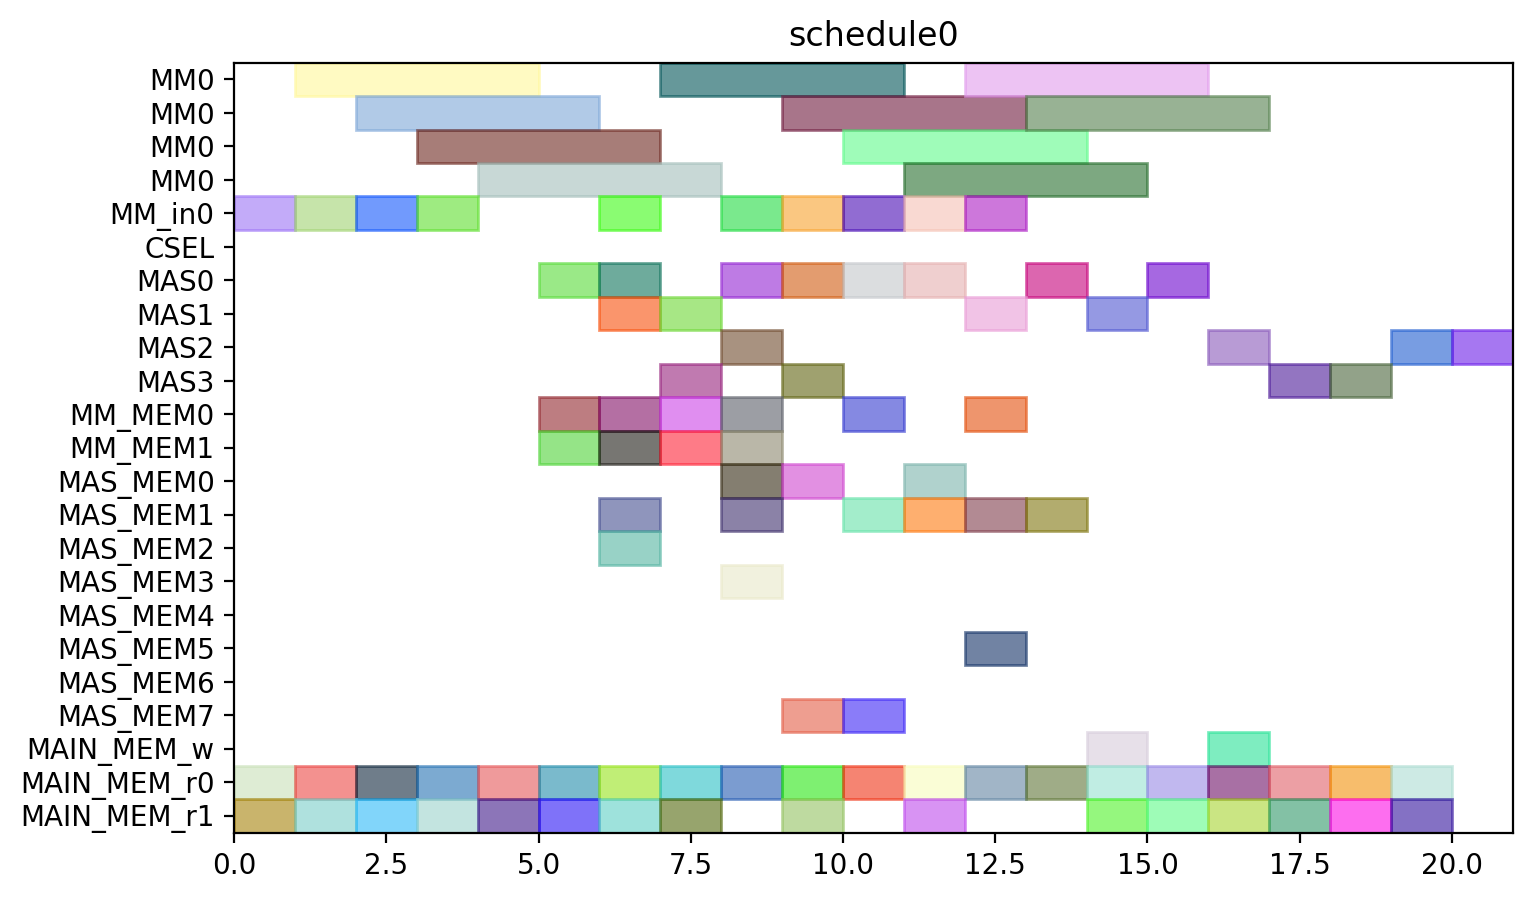

Source code (Python):
from pyschedule import Scenario, solvers, plotters, alt


def solve():
	horizon = 120
	S = Scenario("schedule0", horizon=horizon)

	# resource
	MM = S.Resources('MM', num=1, size=4)
	MM_in = S.Resources('MM_in', num=1)
	CSEL = S.Resource('CSEL')
	MAS = S.Resources('MAS', num=4, size=1, periods=range(1, horizon))
	MM_MEM = S.Resources('MM_MEM', num=2)
	MAS_MEM = S.Resources('MAS_MEM', num=8)
	MAIN_MEM_w = S.Resource('MAIN_MEM_w', size=1)
	MAIN_MEM_r = S.Resources('MAIN_MEM_r', num=2)

	# result of previous scheduling

	# new tasks
	t0_t0 = S.Task('t0_t0', length=4, delay_cost=1)
	t0_t0 += alt(MM)
	t0_t0_in = S.Task('t0_t0_in', length=1, delay_cost=1)
	t0_t0_in += alt(MM_in)
	S += t0_t0_in*MM_in[0]<=t0_t0*MM[0]
	t0_t0_mem0 = S.Task('t0_t0_mem0', length=1, delay_cost=1)
	t0_t0_mem0 += MAIN_MEM_r[0]
	S += t0_t0_mem0 <= t0_t0

	t0_t0_mem1 = S.Task('t0_t0_mem1', length=1, delay_cost=1)
	t0_t0_mem1 += MAIN_MEM_r[1]
	S += t0_t0_mem1 <= t0_t0

	t0_t1 = S.Task('t0_t1', length=4, delay_cost=1)
	t0_t1 += alt(MM)
	t0_t1_in = S.Task('t0_t1_in', length=1, delay_cost=1)
	t0_t1_in += alt(MM_in)
	S += t0_t1_in*MM_in[0]<=t0_t1*MM[0]
	t0_t1_mem0 = S.Task('t0_t1_mem0', length=1, delay_cost=1)
	t0_t1_mem0 += MAIN_MEM_r[0]
	S += t0_t1_mem0 <= t0_t1

	t0_t1_mem1 = S.Task('t0_t1_mem1', length=1, delay_cost=1)
	t0_t1_mem1 += MAIN_MEM_r[1]
	S += t0_t1_mem1 <= t0_t1

	t0_t2 = S.Task('t0_t2', length=1, delay_cost=1)
	t0_t2 += alt(MAS)
	t0_t2_mem0 = S.Task('t0_t2_mem0', length=1, delay_cost=1)
	t0_t2_mem0 += MAIN_MEM_r[0]
	S += t0_t2_mem0 <= t0_t2

	t0_t2_mem1 = S.Task('t0_t2_mem1', length=1, delay_cost=1)
	t0_t2_mem1 += MAIN_MEM_r[1]
	S += t0_t2_mem1 <= t0_t2

	t0_t3 = S.Task('t0_t3', length=1, delay_cost=1)
	t0_t3 += alt(MAS)
	t0_t3_mem0 = S.Task('t0_t3_mem0', length=1, delay_cost=1)
	t0_t3_mem0 += MAIN_MEM_r[0]
	S += t0_t3_mem0 <= t0_t3

	t0_t3_mem1 = S.Task('t0_t3_mem1', length=1, delay_cost=1)
	t0_t3_mem1 += MAIN_MEM_r[1]
	S += t0_t3_mem1 <= t0_t3

	t2_t0 = S.Task('t2_t0', length=4, delay_cost=1)
	t2_t0 += alt(MM)
	t2_t0_in = S.Task('t2_t0_in', length=1, delay_cost=1)
	t2_t0_in += alt(MM_in)
	S += t2_t0_in*MM_in[0]<=t2_t0*MM[0]
	t2_t0_mem0 = S.Task('t2_t0_mem0', length=1, delay_cost=1)
	t2_t0_mem0 += MAIN_MEM_r[0]
	S += t2_t0_mem0 <= t2_t0

	t2_t0_mem1 = S.Task('t2_t0_mem1', length=1, delay_cost=1)
	t2_t0_mem1 += MAIN_MEM_r[1]
	S += t2_t0_mem1 <= t2_t0

	t2_t1 = S.Task('t2_t1', length=4, delay_cost=1)
	t2_t1 += alt(MM)
	t2_t1_in = S.Task('t2_t1_in', length=1, delay_cost=1)
	t2_t1_in += alt(MM_in)
	S += t2_t1_in*MM_in[0]<=t2_t1*MM[0]
	t2_t1_mem0 = S.Task('t2_t1_mem0', length=1, delay_cost=1)
	t2_t1_mem0 += MAIN_MEM_r[0]
	S += t2_t1_mem0 <= t2_t1

	t2_t1_mem1 = S.Task('t2_t1_mem1', length=1, delay_cost=1)
	t2_t1_mem1 += MAIN_MEM_r[1]
	S += t2_t1_mem1 <= t2_t1

	t2_t2 = S.Task('t2_t2', length=1, delay_cost=1)
	t2_t2 += alt(MAS)
	t2_t2_mem0 = S.Task('t2_t2_mem0', length=1, delay_cost=1)
	t2_t2_mem0 += MAIN_MEM_r[0]
	S += t2_t2_mem0 <= t2_t2

	t2_t2_mem1 = S.Task('t2_t2_mem1', length=1, delay_cost=1)
	t2_t2_mem1 += MAIN_MEM_r[1]
	S += t2_t2_mem1 <= t2_t2

	t2_t3 = S.Task('t2_t3', length=1, delay_cost=1)
	t2_t3 += alt(MAS)
	t2_t3_mem0 = S.Task('t2_t3_mem0', length=1, delay_cost=1)
	t2_t3_mem0 += MAIN_MEM_r[0]
	S += t2_t3_mem0 <= t2_t3

	t2_t3_mem1 = S.Task('t2_t3_mem1', length=1, delay_cost=1)
	t2_t3_mem1 += MAIN_MEM_r[1]
	S += t2_t3_mem1 <= t2_t3

	t7_t2 = S.Task('t7_t2', length=1, delay_cost=1)
	t7_t2 += alt(MAS)
	t7_t2_mem0 = S.Task('t7_t2_mem0', length=1, delay_cost=1)
	t7_t2_mem0 += MAIN_MEM_r[0]
	S += t7_t2_mem0 <= t7_t2

	t7_t2_mem1 = S.Task('t7_t2_mem1', length=1, delay_cost=1)
	t7_t2_mem1 += MAIN_MEM_r[1]
	S += t7_t2_mem1 <= t7_t2

	t9_t2 = S.Task('t9_t2', length=1, delay_cost=1)
	t9_t2 += alt(MAS)
	t9_t2_mem0 = S.Task('t9_t2_mem0', length=1, delay_cost=1)
	t9_t2_mem0 += MAIN_MEM_r[0]
	S += t9_t2_mem0 <= t9_t2

	t9_t2_mem1 = S.Task('t9_t2_mem1', length=1, delay_cost=1)
	t9_t2_mem1 += MAIN_MEM_r[1]
	S += t9_t2_mem1 <= t9_t2

	t14_t2 = S.Task('t14_t2', length=1, delay_cost=1)
	t14_t2 += alt(MAS)
	t14_t2_mem0 = S.Task('t14_t2_mem0', length=1, delay_cost=1)
	t14_t2_mem0 += MAIN_MEM_r[0]
	S += t14_t2_mem0 <= t14_t2

	t14_t2_mem1 = S.Task('t14_t2_mem1', length=1, delay_cost=1)
	t14_t2_mem1 += MAIN_MEM_r[1]
	S += t14_t2_mem1 <= t14_t2

	new_TZ_t2 = S.Task('new_TZ_t2', length=1, delay_cost=1)
	new_TZ_t2 += alt(MAS)
	new_TZ_t2_mem0 = S.Task('new_TZ_t2_mem0', length=1, delay_cost=1)
	new_TZ_t2_mem0 += MAIN_MEM_r[0]
	S += new_TZ_t2_mem0 <= new_TZ_t2

	new_TZ_t2_mem1 = S.Task('new_TZ_t2_mem1', length=1, delay_cost=1)
	new_TZ_t2_mem1 += MAIN_MEM_r[1]
	S += new_TZ_t2_mem1 <= new_TZ_t2

	t16_t2 = S.Task('t16_t2', length=1, delay_cost=1)
	t16_t2 += alt(MAS)
	t16_t2_mem0 = S.Task('t16_t2_mem0', length=1, delay_cost=1)
	t16_t2_mem0 += MAIN_MEM_r[0]
	S += t16_t2_mem0 <= t16_t2

	t16_t2_mem1 = S.Task('t16_t2_mem1', length=1, delay_cost=1)
	t16_t2_mem1 += MAIN_MEM_r[1]
	S += t16_t2_mem1 <= t16_t2

	t17_t2 = S.Task('t17_t2', length=1, delay_cost=1)
	t17_t2 += alt(MAS)
	t17_t2_mem0 = S.Task('t17_t2_mem0', length=1, delay_cost=1)
	t17_t2_mem0 += MAIN_MEM_r[0]
	S += t17_t2_mem0 <= t17_t2

	t17_t2_mem1 = S.Task('t17_t2_mem1', length=1, delay_cost=1)
	t17_t2_mem1 += MAIN_MEM_r[1]
	S += t17_t2_mem1 <= t17_t2

	t0_t4 = S.Task('t0_t4', length=4, delay_cost=1)
	t0_t4 += alt(MM)
	t0_t4_in = S.Task('t0_t4_in', length=1, delay_cost=1)
	t0_t4_in += alt(MM_in)
	S += t0_t4_in*MM_in[0]<=t0_t4*MM[0]
	t0_t4_mem0 = S.Task('t0_t4_mem0', length=1, delay_cost=1)
	t0_t4_mem0 += alt(MAS_MEM)
	S += (t0_t2*MAS[0])-1 < t0_t4_mem0*MAS_MEM[0]
	S += (t0_t2*MAS[1])-1 < t0_t4_mem0*MAS_MEM[2]
	S += (t0_t2*MAS[2])-1 < t0_t4_mem0*MAS_MEM[4]
	S += (t0_t2*MAS[3])-1 < t0_t4_mem0*MAS_MEM[6]
	S += t0_t4_mem0 <= t0_t4

	t0_t4_mem1 = S.Task('t0_t4_mem1', length=1, delay_cost=1)
	t0_t4_mem1 += alt(MAS_MEM)
	S += (t0_t3*MAS[0])-1 < t0_t4_mem1*MAS_MEM[1]
	S += (t0_t3*MAS[1])-1 < t0_t4_mem1*MAS_MEM[3]
	S += (t0_t3*MAS[2])-1 < t0_t4_mem1*MAS_MEM[5]
	S += (t0_t3*MAS[3])-1 < t0_t4_mem1*MAS_MEM[7]
	S += t0_t4_mem1 <= t0_t4

	t00 = S.Task('t00', length=1, delay_cost=1)
	t00 += alt(MAS)
	t00_mem0 = S.Task('t00_mem0', length=1, delay_cost=1)
	t00_mem0 += alt(MM_MEM)
	S += (t0_t0*MM[0])-1 < t00_mem0*MM_MEM[0]
	S += t00_mem0 <= t00

	t00_mem1 = S.Task('t00_mem1', length=1, delay_cost=1)
	t00_mem1 += alt(MM_MEM)
	S += (t0_t1*MM[0])-1 < t00_mem1*MM_MEM[1]
	S += t00_mem1 <= t00

	t0_t5 = S.Task('t0_t5', length=1, delay_cost=1)
	t0_t5 += alt(MAS)
	t0_t5_mem0 = S.Task('t0_t5_mem0', length=1, delay_cost=1)
	t0_t5_mem0 += alt(MM_MEM)
	S += (t0_t0*MM[0])-1 < t0_t5_mem0*MM_MEM[0]
	S += t0_t5_mem0 <= t0_t5

	t0_t5_mem1 = S.Task('t0_t5_mem1', length=1, delay_cost=1)
	t0_t5_mem1 += alt(MM_MEM)
	S += (t0_t1*MM[0])-1 < t0_t5_mem1*MM_MEM[1]
	S += t0_t5_mem1 <= t0_t5

	t2_t4 = S.Task('t2_t4', length=4, delay_cost=1)
	t2_t4 += alt(MM)
	t2_t4_in = S.Task('t2_t4_in', length=1, delay_cost=1)
	t2_t4_in += alt(MM_in)
	S += t2_t4_in*MM_in[0]<=t2_t4*MM[0]
	t2_t4_mem0 = S.Task('t2_t4_mem0', length=1, delay_cost=1)
	t2_t4_mem0 += alt(MAS_MEM)
	S += (t2_t2*MAS[0])-1 < t2_t4_mem0*MAS_MEM[0]
	S += (t2_t2*MAS[1])-1 < t2_t4_mem0*MAS_MEM[2]
	S += (t2_t2*MAS[2])-1 < t2_t4_mem0*MAS_MEM[4]
	S += (t2_t2*MAS[3])-1 < t2_t4_mem0*MAS_MEM[6]
	S += t2_t4_mem0 <= t2_t4

	t2_t4_mem1 = S.Task('t2_t4_mem1', length=1, delay_cost=1)
	t2_t4_mem1 += alt(MAS_MEM)
	S += (t2_t3*MAS[0])-1 < t2_t4_mem1*MAS_MEM[1]
	S += (t2_t3*MAS[1])-1 < t2_t4_mem1*MAS_MEM[3]
	S += (t2_t3*MAS[2])-1 < t2_t4_mem1*MAS_MEM[5]
	S += (t2_t3*MAS[3])-1 < t2_t4_mem1*MAS_MEM[7]
	S += t2_t4_mem1 <= t2_t4

	t20 = S.Task('t20', length=1, delay_cost=1)
	t20 += alt(MAS)
	t20_mem0 = S.Task('t20_mem0', length=1, delay_cost=1)
	t20_mem0 += alt(MM_MEM)
	S += (t2_t0*MM[0])-1 < t20_mem0*MM_MEM[0]
	S += t20_mem0 <= t20

	t20_mem1 = S.Task('t20_mem1', length=1, delay_cost=1)
	t20_mem1 += alt(MM_MEM)
	S += (t2_t1*MM[0])-1 < t20_mem1*MM_MEM[1]
	S += t20_mem1 <= t20

	t2_t5 = S.Task('t2_t5', length=1, delay_cost=1)
	t2_t5 += alt(MAS)
	t2_t5_mem0 = S.Task('t2_t5_mem0', length=1, delay_cost=1)
	t2_t5_mem0 += alt(MM_MEM)
	S += (t2_t0*MM[0])-1 < t2_t5_mem0*MM_MEM[0]
	S += t2_t5_mem0 <= t2_t5

	t2_t5_mem1 = S.Task('t2_t5_mem1', length=1, delay_cost=1)
	t2_t5_mem1 += alt(MM_MEM)
	S += (t2_t1*MM[0])-1 < t2_t5_mem1*MM_MEM[1]
	S += t2_t5_mem1 <= t2_t5

	t01 = S.Task('t01', length=1, delay_cost=1)
	t01 += alt(MAS)
	t01_mem0 = S.Task('t01_mem0', length=1, delay_cost=1)
	t01_mem0 += alt(MM_MEM)
	S += (t0_t4*MM[0])-1 < t01_mem0*MM_MEM[0]
	S += t01_mem0 <= t01

	t01_mem1 = S.Task('t01_mem1', length=1, delay_cost=1)
	t01_mem1 += alt(MAS_MEM)
	S += (t0_t5*MAS[0])-1 < t01_mem1*MAS_MEM[1]
	S += (t0_t5*MAS[1])-1 < t01_mem1*MAS_MEM[3]
	S += (t0_t5*MAS[2])-1 < t01_mem1*MAS_MEM[5]
	S += (t0_t5*MAS[3])-1 < t01_mem1*MAS_MEM[7]
	S += t01_mem1 <= t01

	t10 = S.Task('t10', length=1, delay_cost=1)
	t10 += alt(MAS)
	t10_mem0 = S.Task('t10_mem0', length=1, delay_cost=1)
	t10_mem0 += MAIN_MEM_r[0]
	S += t10_mem0 <= t10

	t10_mem1 = S.Task('t10_mem1', length=1, delay_cost=1)
	t10_mem1 += alt(MAS_MEM)
	S += (t00*MAS[0])-1 < t10_mem1*MAS_MEM[1]
	S += (t00*MAS[1])-1 < t10_mem1*MAS_MEM[3]
	S += (t00*MAS[2])-1 < t10_mem1*MAS_MEM[5]
	S += (t00*MAS[3])-1 < t10_mem1*MAS_MEM[7]
	S += t10_mem1 <= t10

	t21 = S.Task('t21', length=1, delay_cost=1)
	t21 += alt(MAS)
	t21_mem0 = S.Task('t21_mem0', length=1, delay_cost=1)
	t21_mem0 += alt(MM_MEM)
	S += (t2_t4*MM[0])-1 < t21_mem0*MM_MEM[0]
	S += t21_mem0 <= t21

	t21_mem1 = S.Task('t21_mem1', length=1, delay_cost=1)
	t21_mem1 += alt(MAS_MEM)
	S += (t2_t5*MAS[0])-1 < t21_mem1*MAS_MEM[1]
	S += (t2_t5*MAS[1])-1 < t21_mem1*MAS_MEM[3]
	S += (t2_t5*MAS[2])-1 < t21_mem1*MAS_MEM[5]
	S += (t2_t5*MAS[3])-1 < t21_mem1*MAS_MEM[7]
	S += t21_mem1 <= t21

	t30 = S.Task('t30', length=1, delay_cost=1)
	t30 += alt(MAS)
	t30_mem0 = S.Task('t30_mem0', length=1, delay_cost=1)
	t30_mem0 += MAIN_MEM_r[0]
	S += t30_mem0 <= t30

	t30_mem1 = S.Task('t30_mem1', length=1, delay_cost=1)
	t30_mem1 += alt(MAS_MEM)
	S += (t20*MAS[0])-1 < t30_mem1*MAS_MEM[1]
	S += (t20*MAS[1])-1 < t30_mem1*MAS_MEM[3]
	S += (t20*MAS[2])-1 < t30_mem1*MAS_MEM[5]
	S += (t20*MAS[3])-1 < t30_mem1*MAS_MEM[7]
	S += t30_mem1 <= t30

	t11 = S.Task('t11', length=1, delay_cost=1)
	t11 += alt(MAS)
	t11_mem0 = S.Task('t11_mem0', length=1, delay_cost=1)
	t11_mem0 += MAIN_MEM_r[0]
	S += t11_mem0 <= t11

	t11_mem1 = S.Task('t11_mem1', length=1, delay_cost=1)
	t11_mem1 += alt(MAS_MEM)
	S += (t01*MAS[0])-1 < t11_mem1*MAS_MEM[1]
	S += (t01*MAS[1])-1 < t11_mem1*MAS_MEM[3]
	S += (t01*MAS[2])-1 < t11_mem1*MAS_MEM[5]
	S += (t01*MAS[3])-1 < t11_mem1*MAS_MEM[7]
	S += t11_mem1 <= t11

	t31 = S.Task('t31', length=1, delay_cost=1)
	t31 += alt(MAS)
	t31_mem0 = S.Task('t31_mem0', length=1, delay_cost=1)
	t31_mem0 += MAIN_MEM_r[0]
	S += t31_mem0 <= t31

	t31_mem1 = S.Task('t31_mem1', length=1, delay_cost=1)
	t31_mem1 += alt(MAS_MEM)
	S += (t21*MAS[0])-1 < t31_mem1*MAS_MEM[1]
	S += (t21*MAS[1])-1 < t31_mem1*MAS_MEM[3]
	S += (t21*MAS[2])-1 < t31_mem1*MAS_MEM[5]
	S += (t21*MAS[3])-1 < t31_mem1*MAS_MEM[7]
	S += t31_mem1 <= t31

	c010 = S.Task('c010', length=4, delay_cost=1)
	c010 += alt(MM)
	c010_in = S.Task('c010_in', length=1, delay_cost=1)
	c010_in += alt(MM_in)
	S += c010_in*MM_in[0]<=c010*MM[0]
	S += 0<c010

	c010_w = S.Task('c010_w', length=1, delay_cost=1)
	c010_w += alt(MAIN_MEM_w)
	S += c010 <= c010_w

	c010_mem0 = S.Task('c010_mem0', length=1, delay_cost=1)
	c010_mem0 += alt(MAS_MEM)
	S += (t30*MAS[0])-1 < c010_mem0*MAS_MEM[0]
	S += (t30*MAS[1])-1 < c010_mem0*MAS_MEM[2]
	S += (t30*MAS[2])-1 < c010_mem0*MAS_MEM[4]
	S += (t30*MAS[3])-1 < c010_mem0*MAS_MEM[6]
	S += c010_mem0 <= c010

	c010_mem1 = S.Task('c010_mem1', length=1, delay_cost=1)
	c010_mem1 += MAIN_MEM_r[1]
	S += c010_mem1 <= c010

	c200 = S.Task('c200', length=4, delay_cost=1)
	c200 += alt(MM)
	c200_in = S.Task('c200_in', length=1, delay_cost=1)
	c200_in += alt(MM_in)
	S += c200_in*MM_in[0]<=c200*MM[0]
	S += 0<c200

	c200_w = S.Task('c200_w', length=1, delay_cost=1)
	c200_w += alt(MAIN_MEM_w)
	S += c200 <= c200_w

	c200_mem0 = S.Task('c200_mem0', length=1, delay_cost=1)
	c200_mem0 += alt(MAS_MEM)
	S += (t10*MAS[0])-1 < c200_mem0*MAS_MEM[0]
	S += (t10*MAS[1])-1 < c200_mem0*MAS_MEM[2]
	S += (t10*MAS[2])-1 < c200_mem0*MAS_MEM[4]
	S += (t10*MAS[3])-1 < c200_mem0*MAS_MEM[6]
	S += c200_mem0 <= c200

	c200_mem1 = S.Task('c200_mem1', length=1, delay_cost=1)
	c200_mem1 += MAIN_MEM_r[1]
	S += c200_mem1 <= c200

	t16_t0 = S.Task('t16_t0', length=4, delay_cost=1)
	t16_t0 += alt(MM)
	t16_t0_in = S.Task('t16_t0_in', length=1, delay_cost=1)
	t16_t0_in += alt(MM_in)
	S += t16_t0_in*MM_in[0]<=t16_t0*MM[0]
	t16_t0_mem0 = S.Task('t16_t0_mem0', length=1, delay_cost=1)
	t16_t0_mem0 += MAIN_MEM_r[0]
	S += t16_t0_mem0 <= t16_t0

	t16_t0_mem1 = S.Task('t16_t0_mem1', length=1, delay_cost=1)
	t16_t0_mem1 += alt(MAS_MEM)
	S += (t30*MAS[0])-1 < t16_t0_mem1*MAS_MEM[1]
	S += (t30*MAS[1])-1 < t16_t0_mem1*MAS_MEM[3]
	S += (t30*MAS[2])-1 < t16_t0_mem1*MAS_MEM[5]
	S += (t30*MAS[3])-1 < t16_t0_mem1*MAS_MEM[7]
	S += t16_t0_mem1 <= t16_t0

	t17_t0 = S.Task('t17_t0', length=4, delay_cost=1)
	t17_t0 += alt(MM)
	t17_t0_in = S.Task('t17_t0_in', length=1, delay_cost=1)
	t17_t0_in += alt(MM_in)
	S += t17_t0_in*MM_in[0]<=t17_t0*MM[0]
	t17_t0_mem0 = S.Task('t17_t0_mem0', length=1, delay_cost=1)
	t17_t0_mem0 += MAIN_MEM_r[0]
	S += t17_t0_mem0 <= t17_t0

	t17_t0_mem1 = S.Task('t17_t0_mem1', length=1, delay_cost=1)
	t17_t0_mem1 += alt(MAS_MEM)
	S += (t10*MAS[0])-1 < t17_t0_mem1*MAS_MEM[1]
	S += (t10*MAS[1])-1 < t17_t0_mem1*MAS_MEM[3]
	S += (t10*MAS[2])-1 < t17_t0_mem1*MAS_MEM[5]
	S += (t10*MAS[3])-1 < t17_t0_mem1*MAS_MEM[7]
	S += t17_t0_mem1 <= t17_t0

	solvers.mip.solve(S,msg=1,kind='CPLEX',ratio_gap=1.01)

	solution = [['hoge']*len(S.solution()[1]) for i in range(len(S.solution()))]
	for i in range(len(S.solution())):
		for j in range(len(S.solution()[i])):
			solution[i][j]=str(S.solution()[i][j])
	print(solution)

	cycles = int(solution[-1][3])

	pic_file_name = "/home/mfukuda/ABE/multiRAM_multiMAS_16mux/scheduling_result/stage4MM1_stage1MAS4/EP2_ADD_w_EVAL/schedule0.png"
	if(S.solution() != []):
		plotters.matplotlib.plot(S,img_filename=pic_file_name, show_task_labels=False, fig_size=(cycles*0.25+3, 5))

	return solution
